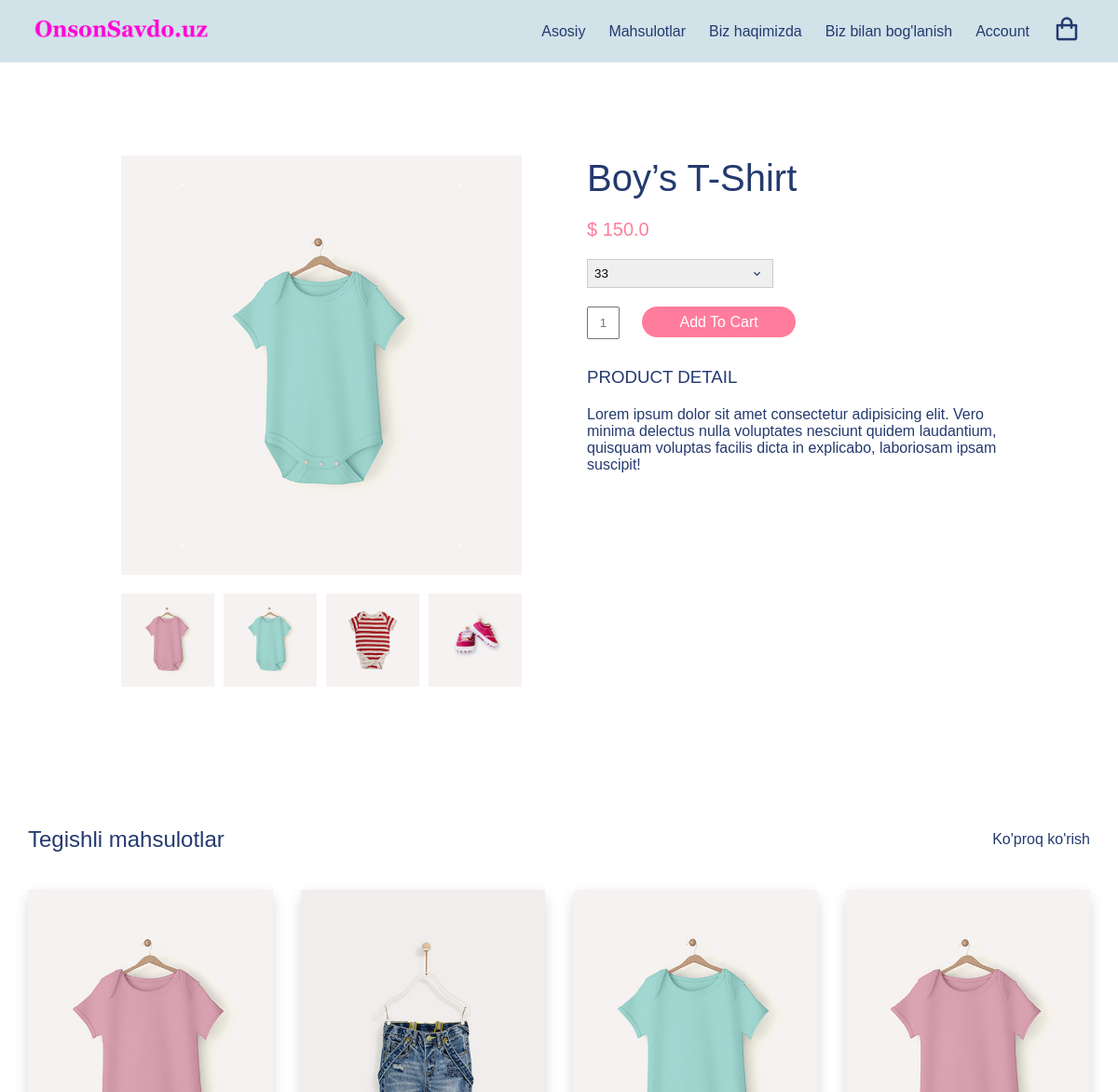
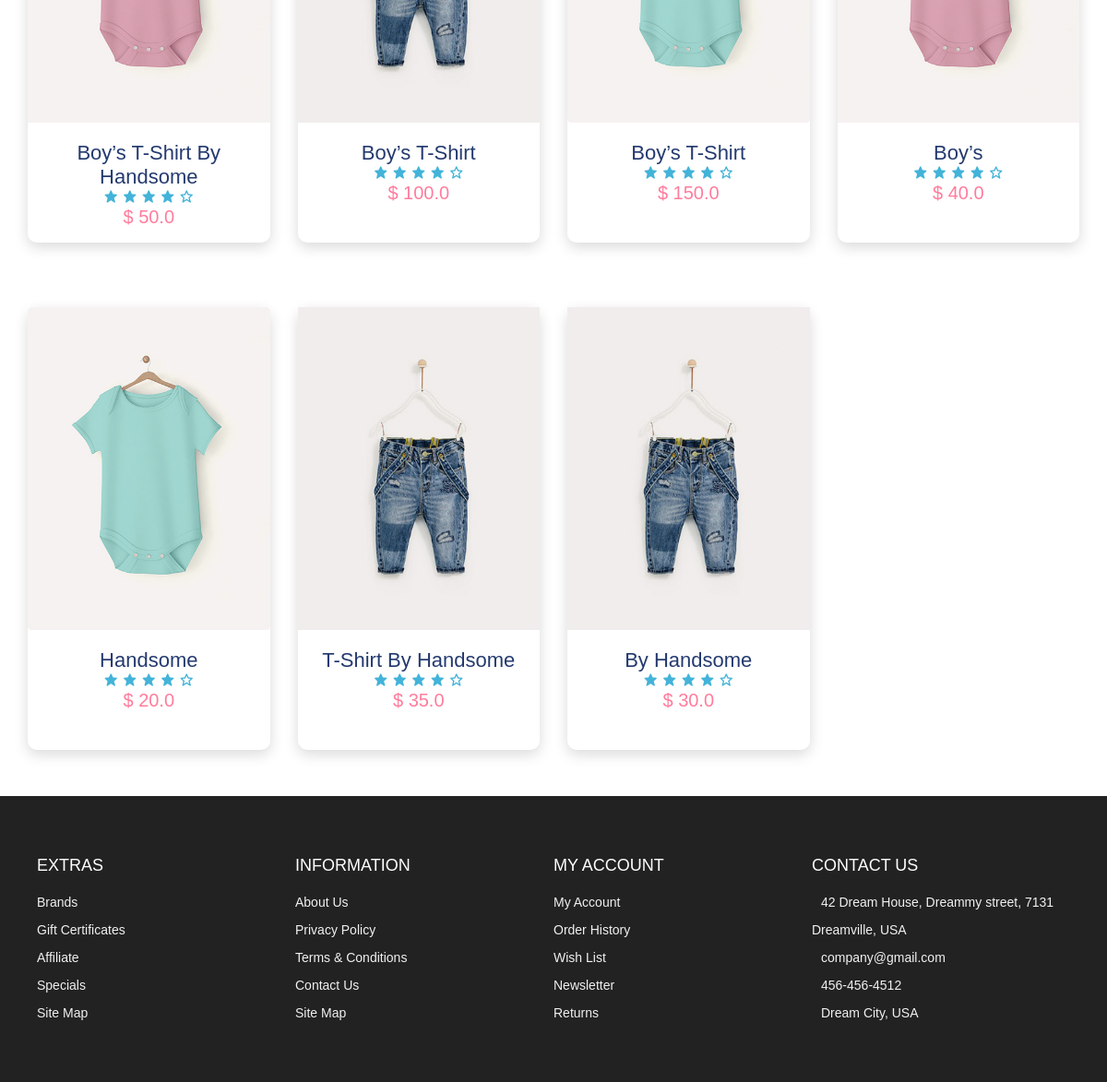
Page /product_details/3/ on the committed database (2 pictures, top to bottom).
### website/models.py (models this page shows, shortened)
class Product(models.Model):
    product_name = models.CharField(max_length=100)
    product_price = models.FloatField()
    product_size_id = models.ManyToManyField(Product_size, related_name="product")
    product_info = models.TextField(max_length=300)
    product_photo_1 = models.ImageField(upload_to="Product/%Y/%M/")
    product_photo_2 = models.ImageField(upload_to="Product/%Y/%M/", blank=True)
    product_photo_3 = models.ImageField(upload_to="Product/%Y/%M/", blank=True)
    product_photo_4 = models.ImageField(upload_to="Product/%Y/%M/", blank=True)
    product_photo_5 = models.ImageField(upload_to="Product/%Y/%M/", blank=True)
    class Meta:
        verbose_name = "Product"
        verbose_name_plural = "Product"

### website/views.py (the view)
# urls.py: path('product_details/<str:pk>/', views.product_details, name="product_details"),
def product_details(request, pk):
    product_view = Product.objects.all()
    product = Product.objects.get(id=pk)
    contaxt = {
        'product_view':product_view,
        'product': product,
    }
    return render(request, 'home/product_details.html', contaxt)

### templates/home/product_details.html (shortened to what this page needs)
{% extends 'base.html' %}
{% load static %}
{% block content %}
<section class="section product-detail">
    <div class="details container-md">
        <div class="left">
            <div class="main">
                <img src="{{ product.product_photo_1.url }}" alt="">
            </div>
            <div class="thumbnails">
                <div class="thumbnail">
                    <img src="{{ product.product_photo_2.url }}" alt="{{ product.product_photo_2 }}">
                </div>
                <div class="thumbnail">
                    <img src="{{ product.product_photo_3.url }}" alt="{{ product.product_photo_3 }}">
                </div>
                <div class="thumbnail">
                    <img src="{{ product.product_photo_4.url }}" alt="{{ product.product_photo_4 }}">
                </div>
                <div class="thumbnail">
                    <img src="{{ product.product_photo_5.url }}" alt="{{ product.product_photo_5 }}">
                </div>
            </div>
        </div>
        <div class="right">
            <h1> {{ product.product_name }} </h1>
            <div class="price">$ {{ product.product_price }}</div>
            <form>
                <div>
                    <select>
                        {%for product_size in product.product_size_id.all%}
                        <option value="Select Size">
                            {{product_size.product_size}}
                        </option>
                        {%endfor%}
                    </select>
                    <span><i class='bx bx-chevron-down'></i></span>
                </div>
            </form>
            <form class="form">
                <input type="text" placeholder="1">
                <a href="{% url 'card' %}" class="addCart">Add To Cart</a>
            </form>
            <h3>Product Detail</h3>
            <p> {{ product.product_info }} </p>
        </div>
    </div>
</section>
<section class="section featured">
    <div class="top container">
        <h1>Tegishli mahsulotlar</h1>
        <a href="{% url 'product' %}" class="view-more">Ko'proq ko'rish</a>
    </div>
    <div class="product-center container">
        {% for product in product_view %}
        <div class="product">
            <div class="product-header">
                <img src="{{ product.product_photo_1.url }}" alt="">
            </div>
            <div class="product-footer">
                <a href="{% url 'product_details' product.id %}">
                    <h3>{{ product.product_name }}</h3>
                </a>
                <div class="rating">
                    <i class="bx bxs-star"></i>
                    <i class="bx bxs-star"></i>
                    <i class="bx bxs-star"></i>
                    <i class="bx bxs-star"></i>
                    <i class="bx bx-star"></i>
                </div>
                <h4 class="price">$ {{ product.product_price }}</h4>
            </div>
        </div>
        {% endfor %}
    </div>
</section>
{% endblock %}

### static/website/css/styles.css (style rules this page uses)
:root { --white: #fff; --black: #222; --pink: #f60091; --grey: #444; --grey2: #959595; --grey-alt: #d1e2e9; --yellow: #ffd800; --green: #59b210; }
*, *::before, *::after { margin: 0; padding: 0; box-sizing: inherit; }
html { scroll-behavior: smooth; box-sizing: border-box; font-size: 62.5%; }
body { font-family: "Poppins", sans-serif; font-size: 1.6rem; font-weight: 400; background-color: #fff; color: #243a6f; position: relative; z-index: 1; }
h1, h2, h3, h4 { font-weight: 500; }
a { color: inherit; text-decoration: none; }
img { max-width: 100%; }
.container { max-width: 120rem; margin: 0 auto; }
.container-md { max-width: 100rem; margin: 0 auto; }
@media only screen and (max-width: 1200px) { .container { padding: 0 3rem; } }
@media only screen and (max-width: 1200px) { .container-md { padding: 0 3rem; } }
.section { padding: 10rem 0 5rem 0; }
.product-center { display: grid; grid-template-columns: repeat(auto-fit, minmax(25rem, 1fr)); gap: 7rem 3rem; }
.product { height: 48rem; background-color: #fff; box-shadow: 0 0.5rem 1.5rem rgba(0, 0, 0, 0.15); border-radius: 1rem; text-align: center; transition: all 300ms ease-in-out; }
.product-header { position: relative; height: 35rem; background-color: #f6f2f1; transition: all 300ms ease-in-out; z-index: 0; }
.product-header img { height: 100%; }
.product-footer { padding: 2rem 1.6rem 1.6rem 1.6rem; }
.product-footer h3 { font-size: 2.2rem; }
.rating { color: #43b3d9; }
.product-footer .price { color: #ff7c9c; font-size: 2rem; }
.section .top { display: flex; align-items: center; justify-content: space-between; margin-bottom: 4rem; }
form { position: relative; z-index: 1; }
form span { position: absolute; top: 50%; right: 1rem; transform: translateY(-50%); font-size: 2rem; z-index: 0; }
.product-detail .details { display: grid; grid-template-columns: 1fr 1.2fr; gap: 7rem; }
.product-detail .left { display: flex; flex-direction: column; }
.product-detail .left .main { text-align: center; background-color: #f6f2f1; margin-bottom: 2rem; height: 45rem; padding: 3rem; }
.product-detail .left .main img { object-fit: contain; height: 100%; }
.product-detail .thumbnails { display: grid; grid-template-columns: repeat(4, 1fr); gap: 1rem; }
.product-detail .thumbnail { width: 10rem; height: 10rem; background-color: #f6f2f1; text-align: center; }
.product-detail .thumbnail img { height: 100%; object-fit: contain; }
.product-detail .right span { display: inline-block; font-size: 1.5rem; margin-bottom: 1rem; }
.product-detail .right h1 { font-size: 4rem; line-height: 1.2; margin-bottom: 2rem; }
.product-detail .right .price { font-size: 600; font-size: 2rem; color: #ff7c9c; margin-bottom: 2rem; }
.product-detail .right div { display: inline-block; position: relative; z-index: 1; }
.product-detail .right select { font-family: "Poppins", sans-serif; width: 20rem; padding: 0.7rem; border: 1px solid #ccc; appearance: none; outline: none; }
.product-detail form { margin-bottom: 2rem; }
.product-detail form span { position: absolute; top: 50%; right: 1rem; transform: translateY(-50%); font-size: 2rem; z-index: 0; }
.product-detail .form { margin-bottom: 3rem; }
.product-detail .form input { padding: 0.8rem; text-align: center; width: 3.5rem; margin-right: 2rem; }
.product-detail .form .addCart { background: #ff7c9c; padding: 0.8rem 4rem; color: #fff; border-radius: 3rem; }
.product-detail h3 { text-transform: uppercase; margin-bottom: 2rem; }

### rows in the picture
Product: product_photo_1 (picture), product_photo_2 (picture), product_photo_3 (picture), product_photo_4 (picture), product_photo_5 (picture), product_name "Boy’s T-Shirt", product_price "150.0", product_info "Lorem ipsum dolor sit amet consectetur adipisicing elit. Vero minima delectus nulla voluptates nesciunt quidem laudantium, quisquam voluptas facilis dicta in explicabo, laboriosam ipsam suscipit!"
Product: product_photo_1 (picture), product_name "Boy’s T-Shirt By Handsome", product_price "50.0"
Product: product_photo_1 (picture), product_name "Boy’s T-Shirt", product_price "100.0"
Product: product_photo_1 (picture), product_name "Boy’s", product_price "40.0"
Product: product_photo_1 (picture), product_name "Handsome", product_price "20.0"
Product: product_photo_1 (picture), product_name "T-Shirt By Handsome", product_price "35.0"
Product: product_photo_1 (picture), product_name "By Handsome", product_price "30.0"

### other values in the picture
form field value "33"
